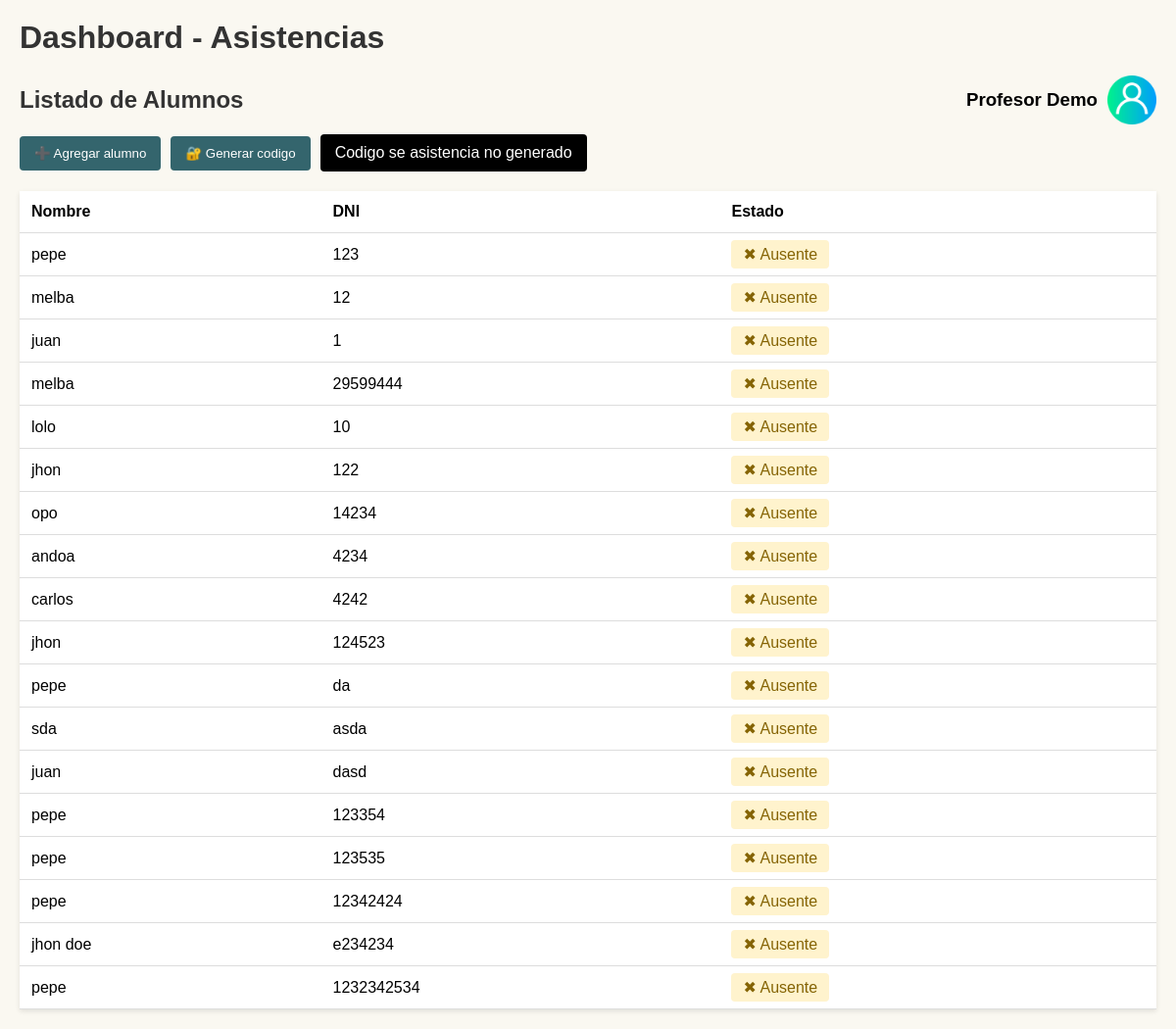
/profesor/dashboard, run on an earlier commit of the app's database.
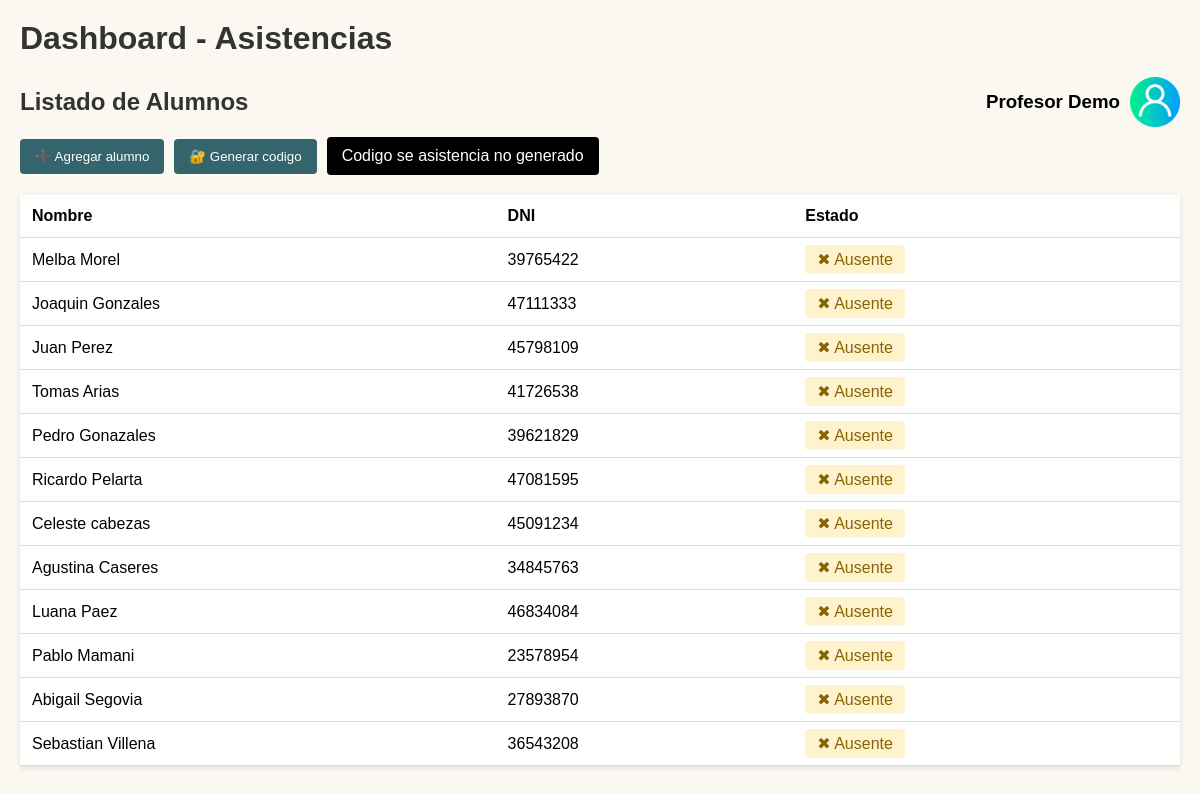
And on a later commit of the database.
### models/database.py (models this page shows)
class Profesor(db.Model):
    __tablename__ = "profesor"
    id = db.Column(db.Integer, primary_key=True)
    nombre = db.Column(db.String(100), nullable=False)

class Alumno(db.Model):
    __tablename__ = "alumno"
    id = db.Column(db.Integer, primary_key=True)
    nombre = db.Column(db.String(100), nullable=False)
    dni = db.Column(db.String(20), unique=True, nullable=False)
    clases = db.relationship("Clase", secondary=alumno_clase, back_populates="alumnos")

### routes/profesor.py (the view)
@profesor_bp.route("/dashboard")
def dashboard():
    alumnos = Alumno.query.all()
    clases = Clase.query.all()
    hoy = datetime.date.today().strftime("%Y-%m-%d")
    asistencias = Asistencia.query.filter_by(fecha=hoy).all()
    alumnos_asistidos = {a.alumno_id for a in asistencias}
    profesor = Profesor.query.first()
    return render_template(
        "dashboard.html",
        alumnos=alumnos,
        clases=clases,
        alumnos_asistidos=alumnos_asistidos,
        profesor=profesor
    )

### templates/dashboard.html (shortened to what this page needs)
<!DOCTYPE html>
<html lang="es">
  <head>
    <link
      rel="stylesheet"
      href="{{ url_for('static', filename='css/dashboard.css') }}"
    />
  </head>
  <body>
    <h1>Dashboard - Asistencias</h1>
    <div class="beetween-subtitle">
      <h2>Listado de Alumnos</h2>
      <div style="display: flex; align-items: center; gap: 10px">
        <h3>{{ profesor.nombre }}</h3>
        <img src="../static/img/user.png" width=50 alt="user face">
      </div>
    </div>
    <div class="buttons">
      <button id="abrirModal">➕ Agregar alumno</button>
      <button id="generarToken">🔐 Generar codigo</button>
    <div id="tokenContainer">
      <p id="tokenOutput">Codigo se asistencia no generado</p>
      <span id="instruccionToken"></span>
    </div>
    </div>
    <table id="tablaAlumnos">
      <thead>
        <tr>
          <th>Nombre</th>
          <th>DNI</th>
          <th>Estado</th>
        </tr>
      </thead>
      <tbody>
        {% for alumno in alumnos %}
        <tr data-id="{{ alumno.id }}">
          <td>{{ alumno.nombre }}</td>
          <td>{{ alumno.dni }}</td>
          <td>
            {% if alumno.id in alumnos_asistidos %}
            <span class="estado asistido">✔ Presente</span>
            {% else %}
            <span class="estado inasistido">✖ Ausente</span>
            {% endif %}
          </td>
        </tr>
        {% endfor %}
      </tbody>
    </table>
  </body>
</html>

### static/css/dashboard.css (style rules this page uses)
* { margin: 0; padding: 0; box-sizing: border-box; }
.beetween-subtitle { display: flex; justify-content: space-between; align-items: center; }
h1 { margin-bottom: 20px; color: #333; }
h2 { color: #333; }
body { font-family: Arial, sans-serif; background: #f4f6f9; max-width: 1440px; margin: 0 auto; padding: 20px; background: #faf8f1; }
.buttons { display: flex; gap: 10px; flex-direction: row; align-items: center; margin-bottom: 20px; }
#tokenContainer { display: flex; align-items: center; justify-content: center; gap: 10px; }
#instruccionToken { margin-top: 10px; padding: 10px 15px; color: black; }
#tokenOutput { margin-top: 10px; padding: 10px 15px; background: #000000ff; color: white; border: none; border-radius: 4px; cursor: pointer; }
button { margin-top: 10px; padding: 10px 15px; background: #34656d; color: white; border: none; border-radius: 4px; cursor: pointer; }
table { width: 100%; border-collapse: collapse; background: white; box-shadow: 0 2px 5px rgba(0, 0, 0, 0.1); }
th, td { padding: 12px; border-bottom: 1px solid #ddd; text-align: start; }
.estado { background-color: #007bff; padding: 6px 12px; border-radius: 4px; font-weight: 500; }
.estado.inasistido { background: #fff3cd; color: #856404; }

What changed in the data, as far as the page shows it:
removed Alumno: nombre "pepe", dni "123", shows "✖ Ausente"
removed Alumno: nombre "melba", dni "29599444", shows "✖ Ausente"
removed Alumno: nombre "jhon", dni "122", shows "✖ Ausente"
removed Alumno: nombre "andoa", dni "4234", shows "✖ Ausente"
removed Alumno: nombre "carlos", dni "4242", shows "✖ Ausente"
removed Alumno: nombre "jhon", dni "124523", shows "✖ Ausente"
removed Alumno: nombre "sda", dni "asda", shows "✖ Ausente"
removed Alumno: nombre "juan", dni "dasd", shows "✖ Ausente"
removed Alumno: nombre "pepe", dni "123354", shows "✖ Ausente"
removed Alumno: nombre "pepe", dni "123535", shows "✖ Ausente"
removed Alumno: nombre "pepe", dni "12342424", shows "✖ Ausente"
removed Alumno: nombre "jhon doe", dni "e234234", shows "✖ Ausente"
removed Alumno: nombre "pepe", dni "1232342534", shows "✖ Ausente"
added Alumno: nombre "Melba Morel", dni "39765422", shows "✖ Ausente"
changed Alumno: nombre "melba" → "Joaquin Gonzales"; dni "12" → "47111333"
changed Alumno: nombre "juan" → "Juan Perez"; dni "1" → "45798109"
added Alumno: nombre "Tomas Arias", dni "41726538", shows "✖ Ausente"
changed Alumno: nombre "lolo" → "Pedro Gonazales"; dni "10" → "39621829"
added Alumno: nombre "Ricardo Pelarta", dni "47081595", shows "✖ Ausente"
changed Alumno: nombre "opo" → "Celeste cabezas"; dni "14234" → "45091234"
added Alumno: nombre "Agustina Caseres", dni "34845763", shows "✖ Ausente"
added Alumno: nombre "Luana Paez", dni "46834084", shows "✖ Ausente"
added Alumno: nombre "Pablo Mamani", dni "23578954", shows "✖ Ausente"
changed Alumno: nombre "pepe" → "Abigail Segovia"; dni "da" → "27893870"
added Alumno: nombre "Sebastian Villena", dni "36543208", shows "✖ Ausente"
